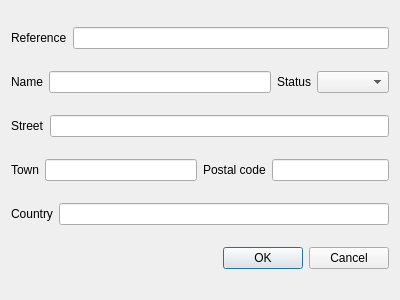
<?xml version="1.0" encoding="UTF-8"?>
<ui version="4.0">
 <class>CreateAddressDialog</class>
 <widget class="QDialog" name="CreateAddressDialog">
  <property name="geometry">
   <rect>
    <x>0</x>
    <y>0</y>
    <width>400</width>
    <height>300</height>
   </rect>
  </property>
  <property name="windowTitle">
   <string>Create new address</string>
  </property>
  <layout class="QVBoxLayout" name="verticalLayout">
   <item>
    <layout class="QHBoxLayout" name="horizontalLayout">
     <item>
      <widget class="QLabel" name="refLabel">
       <property name="toolTip">
        <string>The reference is automatically generated by the program. It will start with the reference of the address, followed by the reference of the location, the entry date, the three first letters of the name and a two-digit number.</string>
       </property>
       <property name="text">
        <string>Reference</string>
       </property>
      </widget>
     </item>
     <item>
      <widget class="QLineEdit" name="refLineEdit">
       <property name="readOnly">
        <bool>true</bool>
       </property>
      </widget>
     </item>
    </layout>
   </item>
   <item>
    <layout class="QHBoxLayout" name="horizontalLayout_4">
     <item>
      <layout class="QHBoxLayout" name="horizontalLayout_2">
       <item>
        <widget class="QLabel" name="nameLabel">
         <property name="text">
          <string>Name</string>
         </property>
        </widget>
       </item>
       <item>
        <widget class="QLineEdit" name="nameLineEdit"/>
       </item>
      </layout>
     </item>
     <item>
      <layout class="QHBoxLayout" name="horizontalLayout_3">
       <item>
        <widget class="QLabel" name="label_3">
         <property name="text">
          <string>Status</string>
         </property>
        </widget>
       </item>
       <item>
        <widget class="QComboBox" name="statusCB"/>
       </item>
      </layout>
     </item>
    </layout>
   </item>
   <item>
    <layout class="QHBoxLayout" name="horizontalLayout_8">
     <item>
      <widget class="QLabel" name="label">
       <property name="text">
        <string>Street</string>
       </property>
      </widget>
     </item>
     <item>
      <widget class="QLineEdit" name="streetLineEdit"/>
     </item>
    </layout>
   </item>
   <item>
    <layout class="QHBoxLayout" name="horizontalLayout_9">
     <item>
      <layout class="QHBoxLayout" name="horizontalLayout_7">
       <item>
        <widget class="QLabel" name="label_2">
         <property name="text">
          <string>Town</string>
         </property>
        </widget>
       </item>
       <item>
        <widget class="QLineEdit" name="townLineEdit"/>
       </item>
      </layout>
     </item>
     <item>
      <layout class="QHBoxLayout" name="horizontalLayout_6">
       <item>
        <widget class="QLabel" name="label_4">
         <property name="text">
          <string>Postal code</string>
         </property>
        </widget>
       </item>
       <item>
        <widget class="QLineEdit" name="postalCodeLineEdit"/>
       </item>
      </layout>
     </item>
    </layout>
   </item>
   <item>
    <layout class="QHBoxLayout" name="horizontalLayout_5">
     <item>
      <widget class="QLabel" name="label_5">
       <property name="text">
        <string>Country</string>
       </property>
      </widget>
     </item>
     <item>
      <widget class="QLineEdit" name="countryLineEdit"/>
     </item>
    </layout>
   </item>
   <item>
    <widget class="QDialogButtonBox" name="buttonBox">
     <property name="orientation">
      <enum>Qt::Horizontal</enum>
     </property>
     <property name="standardButtons">
      <set>QDialogButtonBox::Cancel|QDialogButtonBox::Ok</set>
     </property>
    </widget>
   </item>
  </layout>
 </widget>
 <resources/>
 <connections>
  <connection>
   <sender>buttonBox</sender>
   <signal>accepted()</signal>
   <receiver>CreateAddressDialog</receiver>
   <slot>accept()</slot>
   <hints>
    <hint type="sourcelabel">
     <x>248</x>
     <y>254</y>
    </hint>
    <hint type="destinationlabel">
     <x>157</x>
     <y>274</y>
    </hint>
   </hints>
  </connection>
  <connection>
   <sender>buttonBox</sender>
   <signal>rejected()</signal>
   <receiver>CreateAddressDialog</receiver>
   <slot>reject()</slot>
   <hints>
    <hint type="sourcelabel">
     <x>316</x>
     <y>260</y>
    </hint>
    <hint type="destinationlabel">
     <x>286</x>
     <y>274</y>
    </hint>
   </hints>
  </connection>
 </connections>
</ui>
